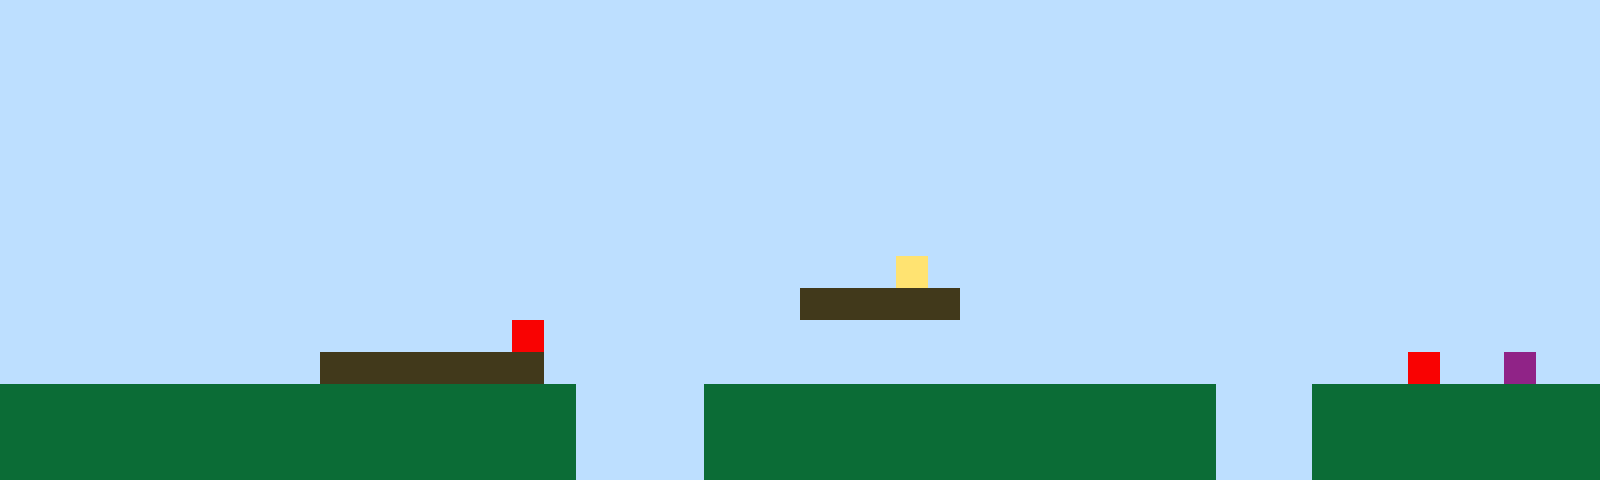

Tiled map render using the project's own tile images. Description and the whole map definition, tile-layer contents included, below:
An orthogonal 50x15 tile map with 32x32 px tiles, 1 tile layer (Tile Layer 1).

<map version="1.10" tiledversion="1.11.2" orientation="orthogonal" renderorder="right-up" width="50" height="15" tilewidth="32" tileheight="32" infinite="0" nextlayerid="2" nextobjectid="1"><editorsettings><export target="map1.csv" format="csv" /></editorsettings><tileset firstgid="1" name="sprites" tilewidth="32" tileheight="32" tilecount="6" columns="3"><image source="sprites.png" width="96" height="64" /></tileset><layer id="1" name="Tile Layer 1" width="50" height="15"><data encoding="csv">1,1,1,1,1,1,1,1,1,1,1,1,1,1,1,1,1,1,1,1,1,1,1,1,1,1,1,1,1,1,1,1,1,1,1,1,1,1,1,1,1,1,1,1,1,1,1,1,1,1,1,1,1,1,1,1,1,1,1,1,1,1,1,1,1,1,1,1,1,1,1,1,1,1,1,1,1,1,1,1,1,1,1,1,1,1,1,1,1,1,1,1,1,1,1,1,1,1,1,1,1,1,1,1,1,1,1,1,1,1,1,1,1,1,1,1,1,1,1,1,1,1,1,1,1,1,1,1,1,1,1,1,1,1,1,1,1,1,1,1,1,1,1,1,1,1,1,1,1,1,1,1,1,1,1,1,1,1,1,1,1,1,1,1,1,1,1,1,1,1,1,1,1,1,1,1,1,1,1,1,1,1,1,1,1,1,1,1,1,1,1,1,1,1,1,1,1,1,1,1,1,1,1,1,1,1,1,1,1,1,1,1,1,1,1,1,1,1,1,1,1,1,1,1,1,1,1,1,1,1,1,1,1,1,1,1,1,1,1,1,1,1,1,1,1,1,1,1,1,1,1,1,1,1,1,1,1,1,1,1,1,1,1,1,1,1,1,1,1,1,1,1,1,1,1,1,1,1,1,1,1,1,1,1,1,1,1,1,1,1,1,1,1,1,1,1,1,1,1,1,1,1,1,1,1,1,1,1,1,1,1,1,1,1,1,1,1,1,1,1,1,1,1,1,1,1,1,1,1,1,1,1,1,1,1,1,1,1,1,1,1,1,1,1,1,1,1,1,1,1,1,1,1,1,1,1,1,1,1,1,1,1,1,1,1,1,1,1,1,1,1,1,1,1,1,1,1,1,1,1,1,1,1,1,1,1,1,1,1,1,1,1,1,1,1,1,1,1,1,1,1,1,1,1,1,1,1,1,1,1,1,1,1,1,1,1,1,1,1,1,1,1,1,1,1,1,1,1,4,1,1,1,1,1,1,1,1,1,1,1,1,1,1,1,1,1,1,1,1,1,1,1,1,1,1,1,1,1,1,1,1,1,1,1,1,1,1,1,1,1,1,1,1,1,1,3,3,3,3,3,1,1,1,1,1,1,1,1,1,1,1,1,1,1,1,1,1,1,1,1,1,1,1,1,1,1,1,1,1,1,1,1,1,1,1,1,5,1,1,1,1,1,1,1,1,1,1,1,1,1,1,1,1,1,1,1,1,1,1,1,1,1,1,1,1,1,1,1,1,1,1,1,1,1,1,1,1,1,1,1,3,3,3,3,3,3,3,1,1,1,1,1,1,1,1,1,1,1,1,1,1,1,1,1,1,1,1,1,1,1,1,1,1,1,5,1,1,6,1,1,2,2,2,2,2,2,2,2,2,2,2,2,2,2,2,2,2,2,1,1,1,1,2,2,2,2,2,2,2,2,2,2,2,2,2,2,2,2,1,1,1,2,2,2,2,2,2,2,2,2,2,2,2,2,2,2,2,2,2,2,2,2,2,2,2,2,2,2,1,1,1,1,2,2,2,2,2,2,2,2,2,2,2,2,2,2,2,2,1,1,1,2,2,2,2,2,2,2,2,2,2,2,2,2,2,2,2,2,2,2,2,2,2,2,2,2,2,2,1,1,1,1,2,2,2,2,2,2,2,2,2,2,2,2,2,2,2,2,1,1,1,2,2,2,2,2,2,2,2,2</data></layer></map>
